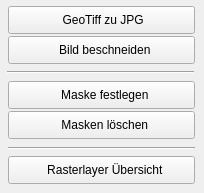
      <widget class="QWidget" name="tab_4">
       <attribute name="title">
        <string>Tools Raster</string>
       </attribute>
       <widget class="QPushButton" name="pushButton_11">
        <property name="geometry">
         <rect>
          <x>8</x>
          <y>156</y>
          <width>187</width>
          <height>28</height>
         </rect>
        </property>
        <property name="text">
         <string>  Rasterlayer Übersicht</string>
        </property>
        <property name="icon">
         <iconset>
          <normaloff>Icons/Thumbs.gif</normaloff>Icons/Thumbs.gif</iconset>
        </property>
       </widget>
       <widget class="QPushButton" name="pushButton_5">
        <property name="geometry">
         <rect>
          <x>8</x>
          <y>36</y>
          <width>187</width>
          <height>28</height>
         </rect>
        </property>
        <property name="text">
         <string>  Bild beschneiden</string>
        </property>
        <property name="icon">
         <iconset>
          <normaloff>Icons/cut.gif</normaloff>Icons/cut.gif</iconset>
        </property>
       </widget>
       <widget class="QPushButton" name="pushButton_7">
        <property name="geometry">
         <rect>
          <x>8</x>
          <y>111</y>
          <width>187</width>
          <height>28</height>
         </rect>
        </property>
        <property name="text">
         <string>  Masken löschen</string>
        </property>
        <property name="icon">
         <iconset>
          <normaloff>Icons/cutmaskdel.gif</normaloff>Icons/cutmaskdel.gif</iconset>
        </property>
       </widget>
       <widget class="QPushButton" name="pushButton_4">
        <property name="geometry">
         <rect>
          <x>8</x>
          <y>6</y>
          <width>187</width>
          <height>28</height>
         </rect>
        </property>
        <property name="text">
         <string> GeoTiff zu JPG</string>
        </property>
        <property name="icon">
         <iconset>
          <normaloff>Icons/V_Jpg-Tif.gif</normaloff>Icons/V_Jpg-Tif.gif</iconset>
        </property>
        <property name="iconSize">
         <size>
          <width>60</width>
          <height>24</height>
         </size>
        </property>
       </widget>
       <widget class="QPushButton" name="pushButton_6">
        <property name="geometry">
         <rect>
          <x>8</x>
          <y>81</y>
          <width>187</width>
          <height>28</height>
         </rect>
        </property>
        <property name="text">
         <string>  Maske festlegen</string>
        </property>
        <property name="icon">
         <iconset>
          <normaloff>Icons/cutmask.gif</normaloff>Icons/cutmask.gif</iconset>
        </property>
       </widget>
       <widget class="Line" name="line_2">
        <property name="geometry">
         <rect>
          <x>7</x>
          <y>64</y>
          <width>187</width>
          <height>16</height>
         </rect>
        </property>
        <property name="orientation">
         <enum>Qt::Horizontal</enum>
        </property>
       </widget>
       <widget class="Line" name="line_3">
        <property name="geometry">
         <rect>
          <x>8</x>
          <y>140</y>
          <width>187</width>
          <height>16</height>
         </rect>
        </property>
        <property name="orientation">
         <enum>Qt::Horizontal</enum>
        </property>
       </widget>
      </widget>
